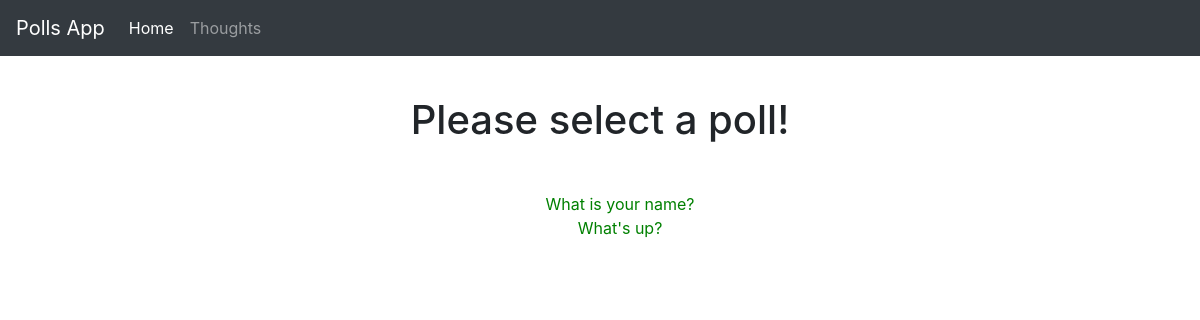
The page /polls/ on the database as committed earlier.
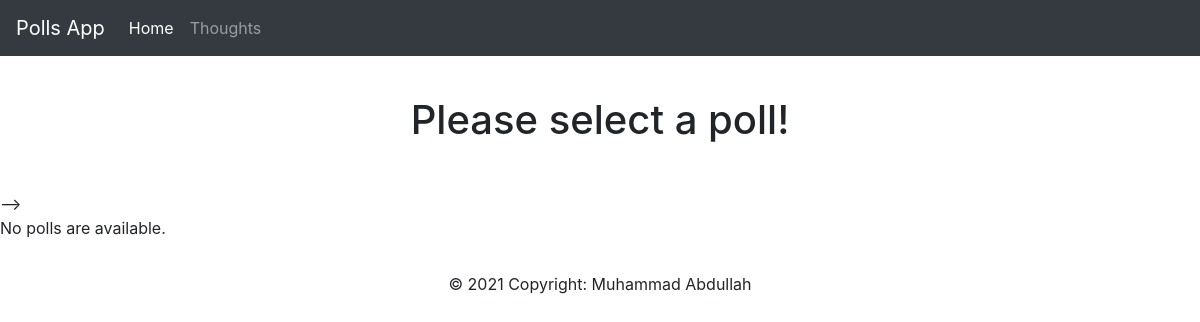
The same page on the database as committed later.
### polls/models.py (models this page shows, shortened)
class Question(models.Model):
    question_text = models.CharField(max_length=200)
    pub_date = models.DateTimeField('date published')
    def was_published_recently(self):
        now = timezone.now()
        return now - datetime.timedelta(days=1) <= self.pub_date <= now
    was_published_recently.admin_order_field = 'pub_date'
    was_published_recently.boolean = True
    was_published_recently.short_description = 'Published recently?'

### polls/views.py (the view)
# urls.py: path('', views.IndexView.as_view(), name='index'),
class IndexView(generic.ListView):
    template_name = 'polls/index.html'
    context_object_name = 'latest_question_list'
    def get_queryset(self):
        return Question.objects.filter(
            pub_date__lte=timezone.now()
        ).order_by('-pub_date')[:5]

### polls/templates/polls/index.html (shortened to what this page needs)
<link rel="stylesheet" href="https://stackpath.bootstrapcdn.com/bootstrap/4.1.3/css/bootstrap.min.css">
{% load static %}
<link rel="stylesheet" type="text/css" href="{% static 'polls/style.css' %}">
<nav class="navbar navbar-expand-lg navbar-dark bg-dark" >
  <a class="navbar-brand" href="#">Polls App</a>
  <div class="collapse navbar-collapse" id="navbarNavAltMarkup">
    <div class="navbar-nav">
      <a class="nav-item nav-link active" href="{% url 'polls:index' %}">Home <span class="sr-only">(current)</span></a>
      <a class="nav-item nav-link" href="{% url 'polls:thoughts' %}">Thoughts</a>
    </div>
  </div>
</nav>
<h1 class="center downp uppad">Please select a poll! </h1>
    {% if latest_question_list %}
    <div class = "center">
      <ul>
        {% for question in latest_question_list %}
        <li><a href="{% url 'polls:detail' question.id %}">{{ question.question_text }}</a></li>
        {% endfor %}
      </ul>
    </div>
        {% else %} -->
    <p>No polls are available.</p>
    {% endif %}
<footer class="page-footer font-small blue">
        <div class="footer-copyright text-center py-3">© 2021 Copyright: Muhammad Abdullah
        </div>
</footer>

### polls/static/polls/style.css (style rules this page uses)
.center { text-align: center; }
.downp { padding-bottom: 40px; }
.uppad { padding-top: 40px; }

Rows that differ between the two databases and show on the page:
removed Question: question_text "What is your name?"
removed Question: question_text "What's up?"
Other text that changed with them:
text now shown: "--> No polls are available. © 2021 Copyright: Muhammad Abdullah"
